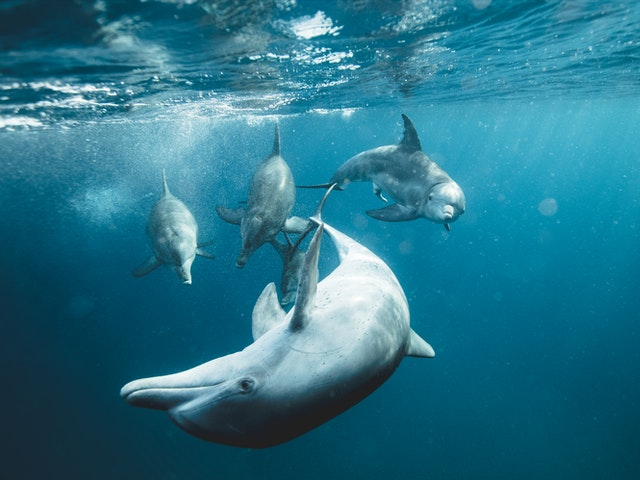
#> input picture datasets/dolphines.jpg, 640 x 480 px, found by its file name
$ jupyter execute PCA.ipynb
#> lines starting #> are read from the running program, lines starting #| are printed output that depends on the picture
[cell 1]
import numpy as np
import matplotlib.pyplot as plt

[cell 2]
X = np.array([
    [1.2, 1.5],
    [0.2, 0.1],
    [1.6, 1.8],
    [2.2, 2.5],
    [0.5, 0.7],
    [3.0, 2.6],
    [3.2, 3.4],
    [0.8, 1.0],
    [2.6, 2.8],
    [1.5, 1.4]])

[cell 3]
X_centered = X - X.mean(axis=0)

X_centered

[cell 4]
plt.scatter(X_centered[:, 0], X_centered[:, 1], marker='+')

[cell 5]
m = X.shape[0]
X_cov = np.dot(X_centered.T, X_centered) / (m - 1)

X_cov

[cell 6]
eigenvalues, eigenvectors = np.linalg.eig(X_cov)

[cell 7]
idx = eigenvalues.argsort()[::-1]
eigenvalues = eigenvalues[idx]
eigenvectors = eigenvectors[:,idx]

eigenvalues, eigenvectors

[cell 8]
plt.scatter(X_centered[:, 0], X_centered[:, 1], marker='+')

line = np.linspace(-1, 1, 100)
plt.arrow(x=0, y=0, dx=eigenvectors[0, 0], dy=eigenvectors[1, 0], head_width=0.1, head_length=0.1, fc='r', ec='k')
plt.arrow(x=0, y=0, dx=eigenvectors[0, 1], dy=eigenvectors[1, 1], head_width=0.1, head_length=0.1, fc='b', ec='k')
plt.plot(line, line * (eigenvectors[1, 0]/eigenvectors[0, 0]), color='black')
plt.plot(line, line * (eigenvectors[1, 1]/eigenvectors[0, 1]), color='black')

plt.xlabel("x1")
plt.ylabel("x2")
plt.grid()
plt.show()
#> figure, not shown here; curve peaks at x = 1, y = 0.994; curve peaks at x = -1, y = 1.01

[cell 9]
X_pca_1 = np.dot(X, eigenvectors[:, 0])
plt.scatter(X_pca_1, np.zeros(10), marker='+')
plt.xlim((-1.5, 6))
plt.xlabel("z")
plt.show()

[cell 10]
X_pca_2 = np.dot(X, eigenvectors[:, 1])
plt.scatter(X_pca_2, np.zeros(10), marker='+')
plt.xlim((-1.5, 6))
plt.xlabel("z")
plt.show()

[cell 11]
old_data_from_pca_1 = np.dot(X_pca_1.reshape(X_pca_1.shape[0], 1), eigenvectors[:, :1].T)
plt.scatter(old_data_from_pca_1[:, 0], old_data_from_pca_1[:, 1], marker='+')
# plt.xlim((-1.5, 2))
plt.xlabel("x1")
plt.ylabel("x2")
plt.show()

[cell 12]
class PCA_Impl:

    def __init__(self, n_components):
        self.n_components = n_components
        self.components = None
        self.mean = None
        self.explained_variance = None

    def fit(self, X):
        #średnia
        self.mean = np.mean(X, axis=0)
        X = X - self.mean
        #kowariancja
        cov = np.cov(X.T)
        #eigenvectors, eigenvalues
        eigenvalues, eigenvectors = np.linalg.eig(cov)
        eigenvalues = eigenvalues.real
        eigenvectors = eigenvectors.real
        #sortowanie eigenvectors
        eigenvectors = eigenvectors.T
        idxs = np.argsort(eigenvalues)[::-1]
        eigenvalues = eigenvalues[idxs]
        eigenvectors = eigenvectors[idxs]
        self.explained_variance = eigenvalues/np.sum(eigenvalues)
        #zachowaj n ilosc eigenvectors
        self.components = eigenvectors[0:self.n_components]

    def transform(self, X):
        X = X - self.mean
        return np.dot(X, self.components.T)

    def inverse_transform(self, X):
        return np.dot(X, self.components) + self.mean

[cell 13]
from PIL import Image
import matplotlib.pyplot as plt

img_grey = Image.open('./dataset/dolphines.jpg').convert('LA')

[cell 14]
plt.imshow(img_grey)

[cell 15]
image_mat = np.array(list(img_grey.getdata(band=0)), float)
image_mat.shape = (img_grey.size[1], img_grey.size[0])
image_mat = np.matrix(image_mat)

Wynik dla k = 10

[cell 16]
pca = PCA_Impl(10)
pca.fit(image_mat)
#> in fit, `eigenvalues = eigenvalues.real`: eigenvalues = 640 values, max 523132.1 at index 0, min -1.65e-11 at index 480, mean 2000.6
#> in fit, `idxs = np.argsort(eigenvalues)[::-1]`: idxs = 640 values, max 639 at index 579, min 0 at index 0, mean 319.5
#> in fit, `eigenvalues = eigenvalues[idxs]`: eigenvalues = 640 values, max 523132.1 at index 0, min -1.65e-11 at index 638, mean 2000.6
#> in fit, `self.explained_variance = eigenvalues/np.sum(eigenvalues)`: self.explained_variance = 640 values, max 0.409 at index 0, min -1.29e-17 at index 638, mean 0.00156
components = pca.transform(image_mat)
projected = pca.inverse_transform(components)

plt.imshow(projected.reshape(480, 640), cmap="gray")

Wynik dla k = 50

[cell 17]
pca = PCA_Impl(50)
pca.fit(image_mat)
components = pca.transform(image_mat)
projected = pca.inverse_transform(components)

plt.imshow(projected.reshape(480, 640), cmap="gray")

Wynik dla k = 100

[cell 18]
pca = PCA_Impl(100)
pca.fit(image_mat)
components = pca.transform(image_mat)
projected = pca.inverse_transform(components)

plt.imshow(projected.reshape(480, 640), cmap="gray")

[cell 19]
plt.plot(np.cumsum(pca.explained_variance[0:pca.n_components]))
plt.xlabel('components')
plt.ylabel('Explained variance');
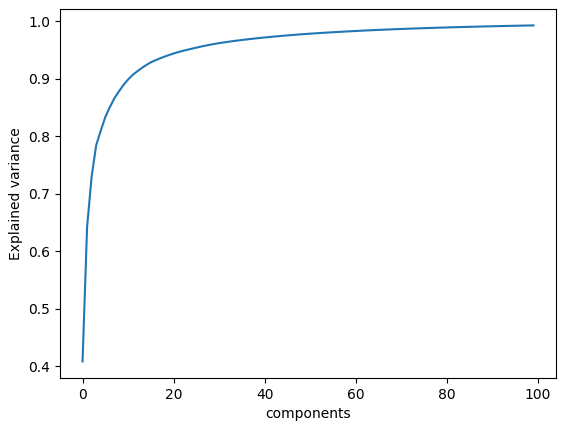
#> figure drawn by matplotlib, 1 panel; curve peaks at x = 99, y = 0.993

[cell 20]
ratio_cumsum = np.cumsum(pca.explained_variance)
#> ratio_cumsum = 640 values from 0.409 to 1
n_components = np.searchsorted(ratio_cumsum, 0.95,
                                           side='right') + 1
#> n_components = 24
print(n_components)
#| 24

Dla 24 pierwszych składowych zachowane jest 95% wariancji

[cell 21]
img = Image.open('./dataset/dolphines.jpg')
#> img is the input picture: PIL image 640x480 RGB; mean R, G, B 40.5, 116.1, 137.4

[cell 22]
plt.imshow(img)

[cell 23]
def image_PCA(image_m, k):

#> called with k = 50
    r = image_m[:, :, 0]
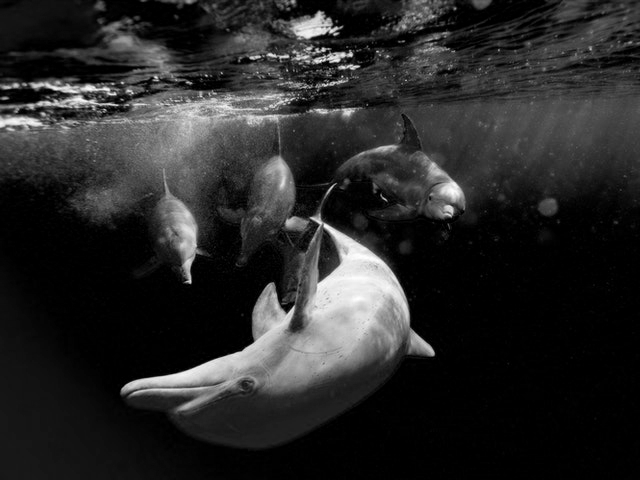
#> r: shape (480, 640); min 0, max 255, mean 40.5
    g = image_m[:, :, 1]
    b = image_m[:, :, 2]
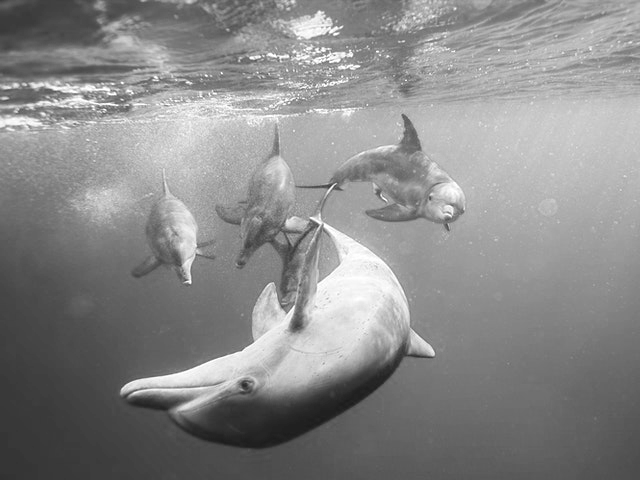
#> b: shape (480, 640); min 27, max 255, mean 137.4

    r_pca = PCA_Impl(k)
    r_pca.fit(r)
#> in fit (call 4), `self.mean = np.mean(X, axis=0)`: self.mean = 640 values, max 85.33 at index 317, min 18.43 at index 492, mean 40.5
#> in fit (call 4), `cov = np.cov(X.T)`:
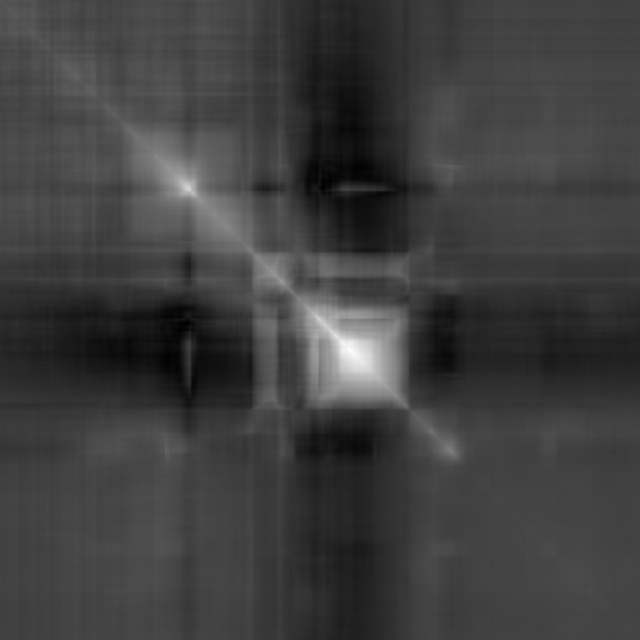
#> cov: shape (640, 640) float64; min -1977.5, max 7870.1, mean 474.5; drawn with min black and max white
#> in fit (call 4), `eigenvalues = eigenvalues.real`: eigenvalues = 640 values, max 567552.1 at index 0, min -4.08e-11 at index 480, mean 2491.8
#> in fit (call 4), `idxs = np.argsort(eigenvalues)[::-1]`: idxs = 640 values, max 639 at index 570, min 0 at index 0, mean 319.5
#> in fit (call 4), `eigenvalues = eigenvalues[idxs]`: eigenvalues = 640 values, max 567552.1 at index 0, min -4.08e-11 at index 639, mean 2491.8
#> in fit (call 4), `self.explained_variance = eigenvalues/np.sum(eigenvalues)`: self.explained_variance = 640 values, max 0.356 at index 0, min -2.56e-17 at index 639, mean 0.00156
    r_components = r_pca.transform(r)
    r_projected = r_pca.inverse_transform(r_components)
#> in inverse_transform (call 4), `return np.dot(X, self.components) + self.mean`:
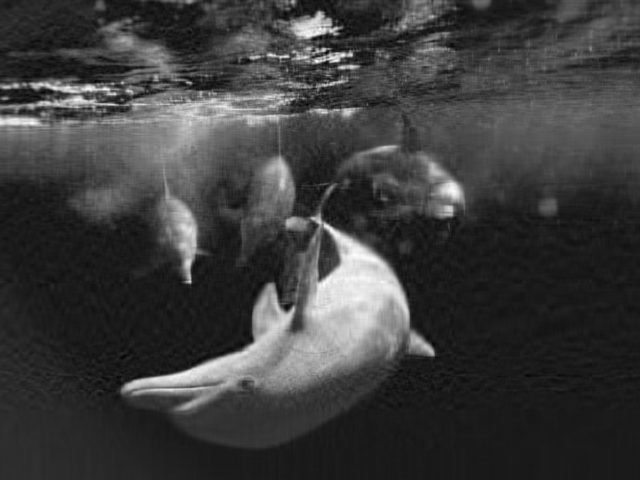
#> returned value: shape (480, 640) float64; min -29.42, max 262.6, mean 40.5; drawn with min black and max white

    b_pca = PCA_Impl(k)
    b_pca.fit(b)
#> in fit (call 5), `self.mean = np.mean(X, axis=0)`: self.mean = 640 values, max 162.6 at index 342, min 90.66 at index 1, mean 137.4
#> in fit (call 5), `cov = np.cov(X.T)`:
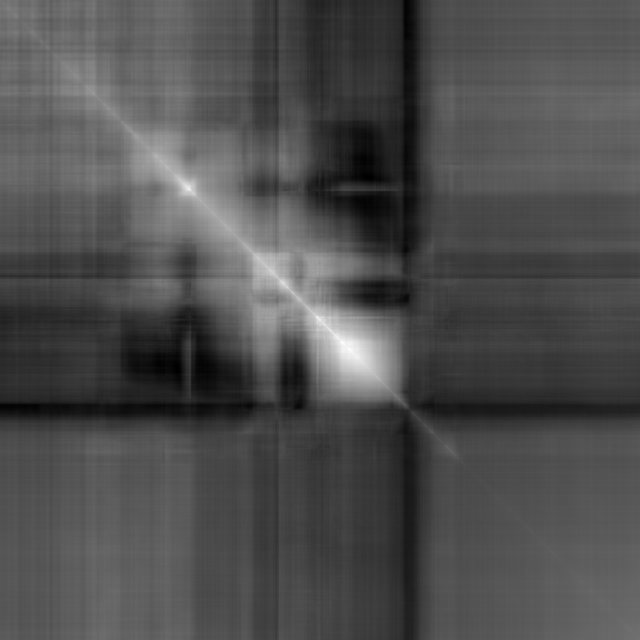
#> cov: shape (640, 640) float64; min -47.09, max 3557.4, mean 1066.3; drawn with min black and max white
#> in fit (call 5), `eigenvalues = eigenvalues.real`: eigenvalues = 640 values, max 699139.5 at index 0, min -1.38e-11 at index 479, mean 1938.2
#> in fit (call 5), `idxs = np.argsort(eigenvalues)[::-1]`: idxs = 640 values, max 639 at index 565, min 0 at index 0, mean 319.5
#> in fit (call 5), `eigenvalues = eigenvalues[idxs]`: eigenvalues = 640 values, max 699139.5 at index 0, min -1.38e-11 at index 638, mean 1938.2
#> in fit (call 5), `self.explained_variance = eigenvalues/np.sum(eigenvalues)`: self.explained_variance = 640 values, max 0.564 at index 0, min -1.11e-17 at index 638, mean 0.00156
    b_components = b_pca.transform(b)
    b_projected = b_pca.inverse_transform(b_components)
#> in inverse_transform (call 5), `return np.dot(X, self.components) + self.mean`:
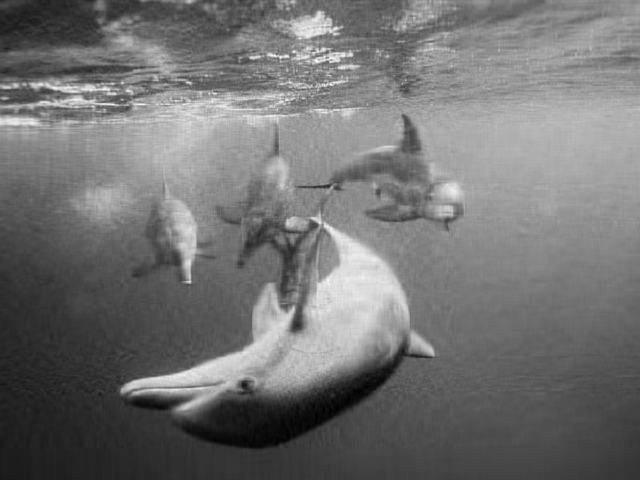
#> returned value: shape (480, 640) float64; min 24.06, max 276.2, mean 137.4; drawn with min black and max white

    g_pca = PCA_Impl(k)
    g_pca.fit(g)
#> in fit (call 6), `self.mean = np.mean(X, axis=0)`: self.mean = 640 values, max 146.2 at index 317, min 73.38 at index 0, mean 116.1
#> in fit (call 6), `X = X - self.mean`:
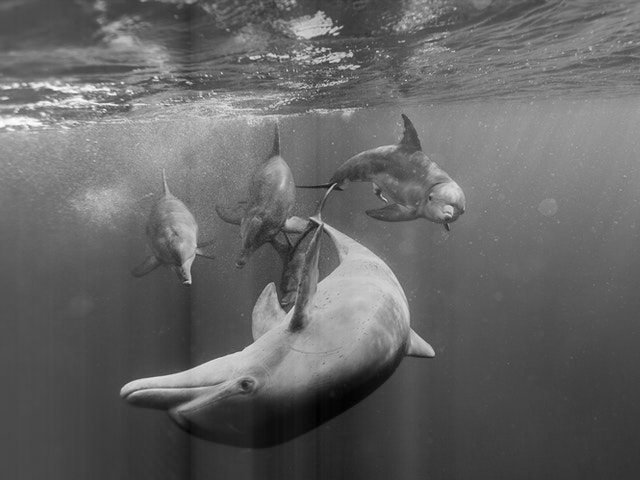
#> X: shape (480, 640) float64; min -117.4, max 176.9, mean 0; drawn with min black and max white
#> in fit (call 6), `eigenvalues = eigenvalues.real`: eigenvalues = 640 values, max 623525.4 at index 0, min -1.37e-11 at index 481, mean 1998.1
#> in fit (call 6), `eigenvectors = eigenvectors.T`:
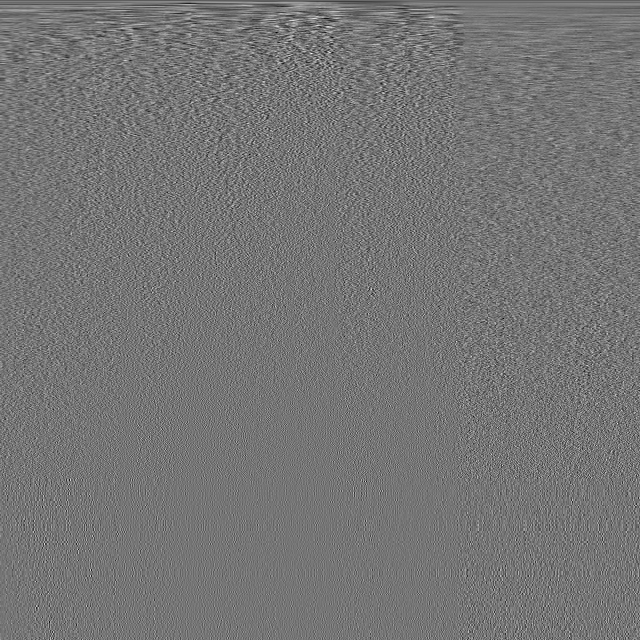
#> eigenvectors: shape (640, 640) float64; min -0.224, max 0.262, mean -7.87e-05; drawn with min black and max white
#> in fit (call 6), `idxs = np.argsort(eigenvalues)[::-1]`: idxs = 640 values, max 639 at index 553, min 0 at index 0, mean 319.5
#> in fit (call 6), `eigenvalues = eigenvalues[idxs]`: eigenvalues = 640 values, max 623525.4 at index 0, min -1.37e-11 at index 639, mean 1998.1
#> in fit (call 6), `self.explained_variance = eigenvalues/np.sum(eigenvalues)`: self.explained_variance = 640 values, max 0.488 at index 0, min -1.07e-17 at index 639, mean 0.00156
    g_components = g_pca.transform(g)
    g_projected = g_pca.inverse_transform(g_components)
#> in inverse_transform (call 6), `return np.dot(X, self.components) + self.mean`:
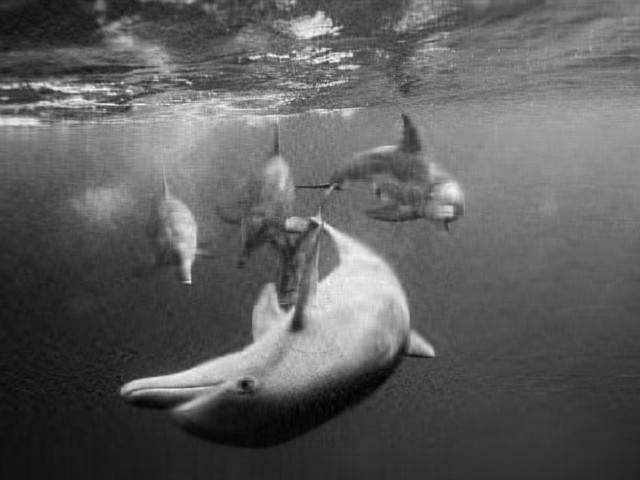
#> returned value: shape (480, 640) float64; min 22.98, max 274.6, mean 116.1; drawn with min black and max white

    image_m[:,:,0] = r_projected
    image_m[:,:,1] = g_projected
    image_m[:,:,2] = b_projected

    return image_m

Wynik dla k = 50

[cell 24]
image_m = np.array(img)

k = 50

image_pca = image_PCA(image_m, k)

plt.imshow(image_m)

Wynik dla k = 100

[cell 25]
image_m = np.array(img)

k = 100

image_pca = image_PCA(image_m, k)

plt.imshow(image_m)

Wynik dla k = 200

[cell 26]
image_m = np.array(img)

k = 200

image_pca = image_PCA(image_m, k)

plt.imshow(image_m)

Wynik dla k = 250

[cell 27]
image_m = np.array(img)

k = 250

image_pca = image_PCA(image_m, k)
